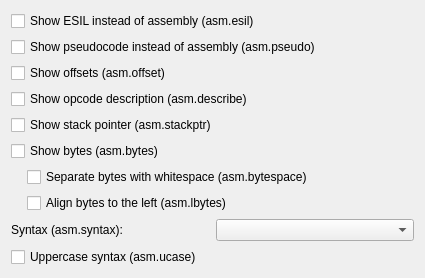
<?xml version="1.0" encoding="UTF-8"?>
<ui version="4.0">
 <class>AsmOptionsDialog</class>
 <widget class="QDialog" name="AsmOptionsDialog">
  <property name="geometry">
   <rect>
    <x>0</x>
    <y>0</y>
    <width>425</width>
    <height>338</height>
   </rect>
  </property>
  <property name="windowTitle">
   <string>Disassembly Options</string>
  </property>
  <layout class="QVBoxLayout" name="verticalLayout">
   <property name="sizeConstraint">
    <enum>QLayout::SetMinAndMaxSize</enum>
   </property>
   <item>
    <widget class="QCheckBox" name="esilCheckBox">
     <property name="text">
      <string>Show ESIL instead of assembly (asm.esil)</string>
     </property>
    </widget>
   </item>
   <item>
    <widget class="QCheckBox" name="pseudoCheckBox">
     <property name="text">
      <string>Show pseudocode instead of assembly (asm.pseudo)</string>
     </property>
    </widget>
   </item>
   <item>
    <widget class="QCheckBox" name="offsetCheckBox">
     <property name="text">
      <string>Show offsets (asm.offset)</string>
     </property>
    </widget>
   </item>
   <item>
    <widget class="QCheckBox" name="describeCheckBox">
     <property name="text">
      <string>Show opcode description (asm.describe)</string>
     </property>
    </widget>
   </item>
   <item>
    <widget class="QCheckBox" name="stackpointerCheckBox">
     <property name="text">
      <string>Show stack pointer (asm.stackptr)</string>
     </property>
    </widget>
   </item>
   <item>
    <widget class="QCheckBox" name="bytesCheckBox">
     <property name="text">
      <string>Show bytes (asm.bytes)</string>
     </property>
    </widget>
   </item>
   <item>
    <layout class="QVBoxLayout" name="verticalLayout_2">
     <property name="leftMargin">
      <number>16</number>
     </property>
     <item>
      <widget class="QCheckBox" name="bytespaceCheckBox">
       <property name="text">
        <string>Separate bytes with whitespace (asm.bytespace)</string>
       </property>
      </widget>
     </item>
     <item>
      <widget class="QCheckBox" name="lbytesCheckBox">
       <property name="text">
        <string>Align bytes to the left (asm.lbytes)</string>
       </property>
      </widget>
     </item>
    </layout>
   </item>
   <item>
    <layout class="QHBoxLayout" name="horizontalLayout">
     <item>
      <widget class="QLabel" name="syntaxLabel">
       <property name="text">
        <string>Syntax (asm.syntax):</string>
       </property>
      </widget>
     </item>
     <item>
      <widget class="QComboBox" name="syntaxComboBox"/>
     </item>
    </layout>
   </item>
   <item>
    <widget class="QCheckBox" name="uppercaseCheckBox">
     <property name="text">
      <string>Uppercase syntax (asm.ucase)</string>
     </property>
    </widget>
   </item>
  </layout>
 </widget>
 <resources/>
 <connections/>
</ui>
